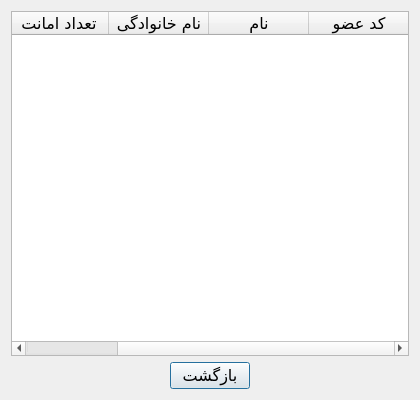
<?xml version="1.0" encoding="UTF-8"?>
<ui version="4.0">
 <class>ShowMembersStatsDialog</class>
 <widget class="QDialog" name="ShowMembersStatsDialog">
  <property name="geometry">
   <rect>
    <x>0</x>
    <y>0</y>
    <width>420</width>
    <height>400</height>
   </rect>
  </property>
  <property name="minimumSize">
   <size>
    <width>420</width>
    <height>400</height>
   </size>
  </property>
  <property name="font">
   <font>
    <family>B Nazanin</family>
    <pointsize>12</pointsize>
   </font>
  </property>
  <property name="windowTitle">
   <string>آمار امانت اعضا</string>
  </property>
  <property name="layoutDirection">
   <enum>Qt::RightToLeft</enum>
  </property>
  <property name="locale">
   <locale language="Persian" country="Iran"/>
  </property>
  <layout class="QVBoxLayout" name="verticalLayout">
   <item>
    <widget class="QTableWidget" name="tbl_members">
     <column>
      <property name="text">
       <string>کد عضو</string>
      </property>
      <property name="font">
       <font>
        <family>B Nazanin</family>
        <pointsize>12</pointsize>
       </font>
      </property>
     </column>
     <column>
      <property name="text">
       <string>نام</string>
      </property>
      <property name="font">
       <font>
        <family>B Nazanin</family>
        <pointsize>12</pointsize>
       </font>
      </property>
     </column>
     <column>
      <property name="text">
       <string>نام خانوادگی</string>
      </property>
      <property name="font">
       <font>
        <family>B Nazanin</family>
        <pointsize>12</pointsize>
       </font>
      </property>
     </column>
     <column>
      <property name="text">
       <string>تعداد امانت</string>
      </property>
      <property name="font">
       <font>
        <family>B Nazanin</family>
        <pointsize>12</pointsize>
       </font>
      </property>
     </column>
    </widget>
   </item>
   <item>
    <layout class="QHBoxLayout" name="hlay_buttons">
     <item>
      <spacer name="horizontalSpacer_3">
       <property name="orientation">
        <enum>Qt::Horizontal</enum>
       </property>
       <property name="sizeHint" stdset="0">
        <size>
         <width>40</width>
         <height>20</height>
        </size>
       </property>
      </spacer>
     </item>
     <item>
      <widget class="QPushButton" name="btn_back">
       <property name="text">
        <string>بازگشت</string>
       </property>
      </widget>
     </item>
     <item>
      <spacer name="horizontalSpacer_2">
       <property name="orientation">
        <enum>Qt::Horizontal</enum>
       </property>
       <property name="sizeHint" stdset="0">
        <size>
         <width>40</width>
         <height>20</height>
        </size>
       </property>
      </spacer>
     </item>
    </layout>
   </item>
  </layout>
 </widget>
 <resources/>
 <connections/>
</ui>
